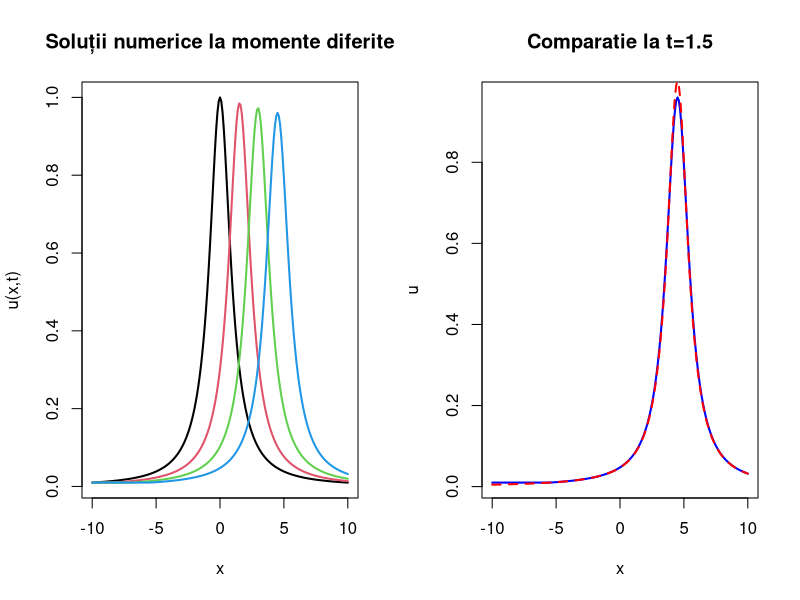
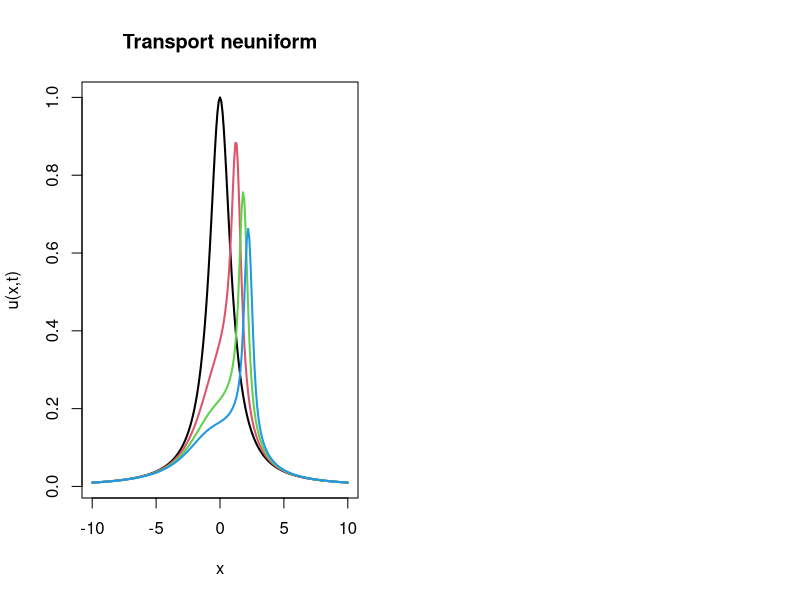

These figures' R source, in order:
# Pentru a) si b)

# Parametri
a <- 3# viteza
dx <- 0.1
x <- seq(-10, 10, by = dx)
dt <- 0.03  # astfel incat sigma = a*dt/dx = 0.9 < 1
sigma <- a * dt / dx
tmax <- 1.5
nt <- ceiling(tmax / dt)

# Condiția inițială
u <- 1 / (1 + x^2)

# Stocăm soluțiile la momentele dorite
times <- c(0, 0.5, 1, 1.5)
sol <- list()
sol[[1]] <- u

# Evoluția în timp (schema upwind)
for (n in 1:nt) {
  u_new <- u
  for (i in 2:length(x)) {
    u_new[i] <- u[i] - sigma * (u[i] - u[i-1])
  }
  u <- u_new
  if (abs(n * dt - times[length(sol)+1]) < dt/2)
    sol[[length(sol)+1]] <- u
}

# Soluția exactă
uexact <- 1 / (1 + (x - 3*1.5)^2)

# Plot
par(mfrow=c(1,2))
matplot(x, do.call(cbind, sol), type='l', lwd=2, lty=1,
        main='Soluții numerice la momente diferite',
        xlab='x', ylab='u(x,t)')

plot(x, sol[[length(sol)]], type='l', lwd=2, col='blue',
     main='Comparatie la t=1.5',
     xlab='x', ylab='u')
lines(x, uexact, col='red', lwd=2, lty=2)


# pentru c)

# Cazul neuniform
dx <- 0.1
x <- seq(-10, 10, by=dx)
dt <- 0.02
c <- 4 / (1 + x^2)
u <- 1 / (1 + x^2)
tmax <- 1.5
nt <- ceiling(tmax / dt)
times <- c(0, 0.5, 1, 1.5)
sol2 <- list(u)

for (n in 1:nt) {
  u_new <- u
  for (i in 2:length(x)) {
    sigma <- c[i] * dt / dx
    u_new[i] <- u[i] - sigma * (u[i] - u[i-1])
  }
  u <- u_new
  if (abs(n * dt - times[length(sol2)+1]) < dt/2)
    sol2[[length(sol2)+1]] <- u
}

matplot(x, do.call(cbind, sol2), type='l', lwd=2, lty=1,
        main='Transport neuniform',
        xlab='x', ylab='u(x,t)')
